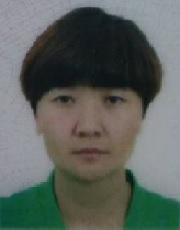
#> input picture Test/111.jpg, 180 x 230 px
$ jupyter execute --allow-errors Curves.ipynb
#> lines starting #> are read from the running program, lines starting #| are printed output that depends on the picture
[cell 1]
#!/usr/bin/python3
import os, cv2 #,matplotlib; matplotlib.use('Agg')
from pylab import * # import matplotlib & numpy

# Create Normalized Curve:
def Curve(tp, p, t): # normalized curve
    s1 = p[2] * np.sin((p[0]*t+p[1])*np.pi);
    s2 = p[5] * np.sin((p[3]*t+p[4])*np.pi); no = 0; # noise
    if type(tp) != str: # add extra noise when tp<0 for "sps"
        no, tp = int(tp<0)*(np.random.rand(len(t))-0.5)/5, "sps";
    if "sps" in tp: return (s1 + s2)/(abs(p[2]) + abs(p[5])) + no
    if "sms" in tp: return (s1 * s2)/(abs(p[2]) * abs(p[5])) + no
    if len(p)>=9: s3 = p[8] * np.sin((p[6]*t+p[7])*np.pi)
    if "sss" in tp: return (s1 + s2 + s3)/(abs(p[2])+abs(p[5])+abs(p[8])) + no

# Get Random [linewidth, alpha] Pairs:
def LwAl(n=1, tp=1, dx=180): # random [linewidth, alpha] pair
    wa = np.random.rand(2*n); f = int(abs(tp)<5)*(dx/180-1)+1;
    wa[::2] = [round(f*(i+2),1) for i in wa[::2]] # linewidth
    wa[1::2] = [round(0.4*i+0.4,2) for i in wa[1::2]] # alpha
    if abs(tp) in (4,8): wa[::2] = round(1.2*f,1); # for tp=4
    return wa # type: np.array

# Rotate or Affine the Curve:
def RoAf(t, y, ra=0, af=None): # rotate or affine the curve
    if type(ra) != np.ndarray: # rotational angle -> matrix
        ra *= np.pi; ra = np.array([[cos(ra),-sin(ra)],[sin(ra),cos(ra)]])
    if type(af) == np.ndarray:   ra = ra.dot(af); # affine & rotate
    y = ra.dot(np.array([t,y])); # rotate/affine the curve
    return y[0,:], y[1,:] # t'=y[0,:], y'=y[1,:]

# Draw Curve with Annotation:
def DrawCu(tp, p=None, xi=0, dx=20, yo=0, A=1, ra=0, af=0, wa=[]): # draw curve
    if p==None or len(p)<6: # get curve parameters
        p = [round(2*i,2) for i in np.random.rand(9)]; p[2]=p[5]=p[8]=1
    t = np.linspace(xi, xi+2*dx, round(2*dx*(np.random.rand()+1)), endpoint=True);
    y = A * (Curve(tp,p,t) + yo); # vertically scale + translate
    t,y = RoAf(t-(xi+dx), y, ra, af); # horizontally adjust -> rotate/affine

    if len(wa)<2: wa = LwAl(1,tp,dx); # get [linewidth,alpha] pair
    an = str(tp)+": "+", ".join([str(i) for i in p])+"->"+", ".join([str(i) for i in wa])
    plot(t, y, color="k", lw=wa[0], alpha=wa[-1], label=an);
    return t, y, wa, p

[cell 2]
# Extract sps Cell Parameters:
def Paras(tp, dx, A, f): # Extract sps Cell Parameters
    tp = abs(tp); # add noise when tp<0
    if tp>4: tp -= 4; dx = 180; # keep sps Cell size
    yf = dx/180; # Cell Ratio: Amplitude scale as image width
    if tp==1: # Reticulate Pattern Type1
        A = 42*yf; f = 12/dx; p = [0.2*f, 3/8, 0.5, 0.8*f, 0, 0.8]
    elif tp==2: # Reticulate Pattern Type2
        A = 30*yf; f = 8/dx; p = [0.2*f, 3/8, 0.5, 0.8*f, 0, 0.75]
    elif tp==3: # Reticulate Pattern Type3
        A = 55*yf; f = 8/dx; p = [0.2*f, 3/8, 0.5, 0.8*f, 0, 0.8]
        f = np.array([[1,-0.5],[-0.15,1]]); # Affine Matrix for Type3
    elif tp==4: # Reticulate Pattern Type4
        A = 10*yf; f = 7.5/dx; p = [0.2*f, 3/8, 0.5, 0.8*f, 0, 0.8]
        f = np.array([[1.15,1.1],[-0.45,0.7]]); # Affine Matrix for Type4
    else: A *= yf; f /= dx; p = [0.2*f, 3/8, 0.5, 0.8*f, 0, 0.8-tp%0.2]
    return A, p, f

# Draw Reticulate Pattern Cell(sps):
def DrawCel(dx, yi=0, tp=1, ra=0, wa=[], A=42, f=12): # draw sps cell
    xi = round(dx*np.random.rand(),1);
    dy = round(0.2+(np.random.rand()-0.5)/10, 3);
    A,p1,f = Paras(tp,dx,A,f); # get sps Cell Parameters
    p2 = p1.copy(); p2[::-3] = [-i for i in p2[::-3]]

    t = np.linspace(xi, xi+2*dx, round(2*dx*(np.random.rand()+1)), endpoint=True);
    y1 = A * (Curve(tp,p1,t) + (yi+dy)); # vertically scale + trans
    y2 = A * (Curve(tp,p2,t) + (yi-dy)); # vertically scale + trans
    t -= xi+dx; t1,y1 = RoAf(t,y1,ra,f); t2,y2 = RoAf(t,y2,ra,f) # rotate/affine
    plot(t1, y1, color="b", lw=wa[0], alpha=wa[-1])
    plot(t2, y2, color="b", lw=wa[2], alpha=wa[-1])
    return [t1,y1, t2,y2]

# Draw Reticulate Pattern Cell(sps):
def DrawCell(dx, yi=0, tp=1, ra=0, wa=[], A=42, f=12): # draw sps cell
    xi = round(dx*np.random.rand(),1);
    dy = round(0.2+(np.random.rand()-0.5)/10, 3);
    A,p1,f = Paras(tp,dx,A,f); # get sps Cell Parameters
    p2 = p1.copy(); p2[::-3] = [-i for i in p2[::-3]]
    t1,y1,w1,p1 = DrawCu(tp, p1, xi, dx, yi+dy, A, ra, f, wa=wa[:])
    t2,y2,w2,p2 = DrawCu(tp, p2, xi, dx, yi-dy, A, ra, f, wa=wa[2:])
    return [t1,y1, t2,y2]

# Add Reticulate Net to Image:
def Add2Im(im, tp=None, ro=None, wa=None, gap=1.6, fun=DrawCell): # add to image
    if type(im)==str: im = imread(im) # load image
    n = im.shape; y,x = n[0],n[1]; n = y//20; # width & height
    if tp==None: tp = np.random.randint(-8,9); print("tp =",tp)
    if ro==None: ro = 2*np.random.rand()-1; # randomly rotate
    if wa==None or len(wa)<4: wa = LwAl(2,tp,x); # [lw,alpha]
    ofs = round(1.5*np.random.rand(), 2);
    gap = round(gap+(np.random.rand()-0.3)/10, 2); net = [];
    for i in range(2*n): net += fun(x, gap*(i-n)+ofs, tp, ro, wa=wa)
    subplots_adjust(left=0, right=1, bottom=0, top=1, hspace=0, wspace=0)
    imshow(im, extent=(-x/2,x/2,-y/2,y/2)); axis("off"); xticks([]); yticks([]);
    return net

# Save Image with Reticulate Net:
def Save2Im(im, out, tp=None, ro=None, wa=None, gap=1.6, ms=None):
    if type(im)==str: im = imread(im) # load image
    dpi = 72; n = im.shape; y,x = n[0],n[1]; # width & height
    figure(figsize=(x/dpi, y/dpi), dpi=dpi); # set figsize
    net = Add2Im(im, tp, ro, wa, gap); savefig(out, dpi=dpi);
    if ms != None: # output mask image
        if type(ms) != str: ms = "./Test/blank.png";
        imshow(imread(ms), extent=(-x/2,x/2,-y/2,y/2));
        out = out[:-4]+"_m.png"; savefig(out); im = cv2.imread(out, 0);
        ret,im = cv2.threshold(im, 250, 255, cv2.THRESH_BINARY_INV);
        cv2.imwrite(out, im, [int(cv2.IMWRITE_PXM_BINARY),1]);
    close("all"); return net

# Save Image with Reticulate Net:
def SaveIm(im, out, tp=None, ro=None, wa=None, gap=1.6, ms=None):
    if type(im)==str: im = imread(im) # load image
    n = im.shape; y,x = n[0],n[1]; n = y//20; # width & height
    if tp==None: tp = np.random.randint(-8,9); print("tp =",tp)
    if ro==None: ro = 2*np.random.rand()-1; # randomly rotate
    if wa==None or len(wa)<4: wa = LwAl(2,tp,x); # [lw,alpha]
    ofs = round(1.5*np.random.rand(), 2);
    gap = round(gap+(np.random.rand()-0.3)/10, 2); net = [];
    dpi = 72; figure(figsize=(x/dpi, y/dpi), dpi=dpi); axis("off");
    subplots_adjust(left=0, right=1, bottom=0, top=1, hspace=0, wspace=0)
    for i in range(2*n): net += DrawCell(x, gap*(i-n)+ofs, tp, ro, wa=wa)

    if ms != None: # output mask image
        xlim(-x/2,x/2); ylim(-y/2,y/2); ms = out[:-4]+"_m.png";
        savefig(ms, facecolor="w", dpi=dpi); tp = cv2.imread(ms, 0);
        gap,tp = cv2.threshold(tp, 250, 255, cv2.THRESH_BINARY_INV);
        cv2.imwrite(ms, tp, [int(cv2.IMWRITE_PXM_BINARY),1]);
    imshow(im, extent=(-x/2,x/2,-y/2,y/2)); savefig(out, dpi=dpi);
    close("all"); return net

# Batch to Save Images with Reticulate Net:
def Batch_SaveIm(org, tp=range(5,9), num=None, ms=None):
    out = lambda name,k: name[:-4]+"_"+str(k)+".jpg";
    if org[-1] != "/": org += "/"; # original image path
    dst = org.split("/"); dst[-2] += "2"; dst = "/".join(dst)
    if not os.path.exists(dst): os.mkdir(dst); # dst dir
    for i in os.listdir(org)[:1]: # loop subdirs of org dir
        if not os.path.exists(dst+i): os.mkdir(dst+i); # dst subdir
        os.chdir(dst+i); outlist = os.listdir(dst+i); # pwd = dst+i
        for im in os.listdir(org+i): # loop images in org subdir
            if num == None: tps = tp; # loop for all types
            else: tps = np.random.randint(tp.start, tp.stop, num);
            tps = [k for k in set(tps) if out(im,k) not in outlist]
            for k in tps: SaveIm(org+i+"/"+im, out(im,k), tp=k, ms=ms);

[cell 3]
# Random search paras:
figure(figsize=(16,3))
#> (the rest of this cell did not finish here and is left out)

[cell 4]
# Finetune paras of sps:
figure(figsize=(16,4))
# [26 lines of commented-out code are left out]
#> (the rest of this cell did not finish here and is left out)

p = [0.2, 3/8, -0.5, 0.8, 0.0, -0.8]; DrawCu("sps", p, yo=0) # Good
p = [0.2, 3/8, 0.5, 0.8, 0.0, 0.7]; DrawCu("sps", p, yo=-1.55) # Good
p = [0.2, 3/8, -0.5, 0.8, 0.0, -0.7]; DrawCu("sps", p, yo=-2) # Good
legend(loc='lower right'); show()

[cell 5]
# Finetune paras of sss:
figure(figsize=(16,3))
#p = [1.0, 0.0, 1, 1.2, 0.5, 1, 0.05, 0.0, 0.2]; DrawCu("sss", p, yo=2)
#p = [1.0, 0.0, 1, 1.2, 0.5, 1, 0.05, 0.35, 1]; DrawCu("sss", p, yo=0)
#p = [1.0, 0.0, 1, 1.2, 1.5, 0.3, 0.02, 0.35, 0.6]; DrawCu("sss", p, yo=2)
#> (the rest of this cell did not finish here and is left out)

p = [0.2, 3/8, 0.7, 0.8, 0, 1, 0.2, 11/8, 0.3]; DrawCu("sss", p, yo=0.2)
#p = [0.2, 3/8, -0.7, 0.8, 0, -1, 0.2, 11/8, -0.3]; DrawCu("sss", p, yo=0)
legend(loc='lower right'); show()

[cell 6]
# Search paras for Type3:
figure(figsize=(16,3))
#> (the rest of this cell did not finish here and is left out)

p = [0.1, 0, 2, 1.5, 0, -0.4]; DrawCu("sps", p, yo=0.1)
legend(loc='lower right'); show()

[cell 7]
# Test Rotations:
figure(figsize=(8,3)); wa = [3,0.4, 2,0.5];
subplot(1,2,1);
for i in range(5): DrawCel(60, (i-3)*1.5, 0, 0.6, wa, f=8)
subplot(1,2,2);
for i in range(5): DrawCell(60, (i-3)*1.5, 0, 0.6, wa, f=8)
show()
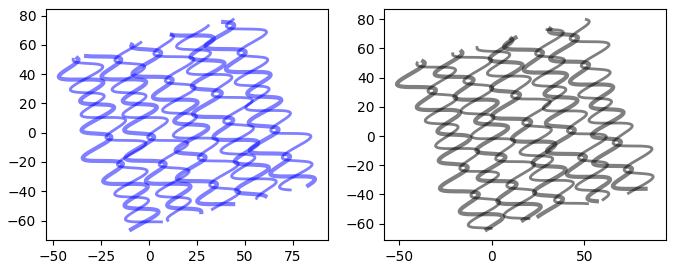
#> figure drawn by matplotlib, 2 panels

[cell 8]
# Test Affine:
figure(figsize=(12,3)); wa = [3,0.4, 2,0.4];
ro = np.array([[1,0],[0,1]]);
af1 = np.array([[1,0.8],[0,1]]);
af2 = np.array([[1,0],[0.3,1]]);
subplot(1,3,1); DrawCel(40, 0, 0, ro, wa, f=6);
subplot(1,3,2); DrawCel(40, 0, 0, af1, wa, f=6);
subplot(1,3,3); DrawCell(40, 0, 0, af2, wa, f=6);
show()
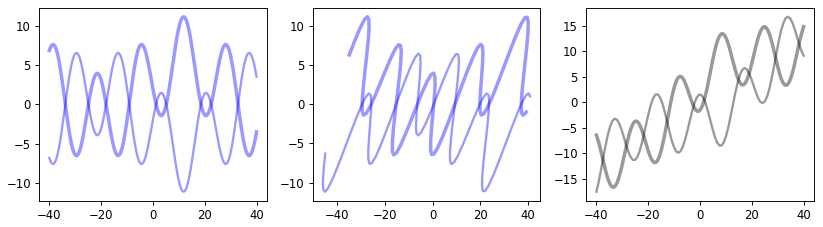
#> figure drawn by matplotlib, 3 panels; panel 1: curve peaks at x = 11.92, y = 11.11; panel 1: curve peaks at x = -13.51, y = 6.53; panel 3: curve peaks at x = 40, y = 14.85; panel 3: curve peaks at x = 33.85, y = 16.79

[cell 9]
# Test Type1:
figure(figsize=(7.25,6))

wa = [2.2,0.4, 3,0.4];
im = imread("./Test/111.jpg");
#> im is the input picture: shape (230, 180, 3); mean R, G, B 91.8, 98.5, 93.2
im2 = imread("./Test/N1.1.jpg");
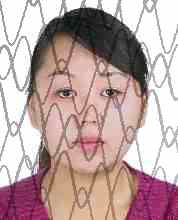
#> input picture Test/N1.1.jpg, 178 x 220 px
#> im2 is the input picture: shape (220, 178, 3); mean R, G, B 187, 162.6, 161.6
subplot(2,3,1); imshow(im); axis("off"); title("From ID");
subplot(2,3,2); Add2Im(im, tp=1, ro=0.0, wa=wa); title("Our Net");
subplot(2,3,3); imshow(im2); axis("off"); title("Original");

wa = [3,0.6, 3,0.6];
im = imread("./Test/222.jpg");
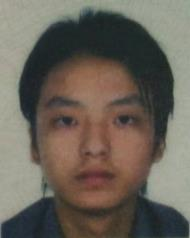
#> input picture Test/222.jpg, 190 x 238 px
#> im is the input picture: shape (238, 190, 3); mean R, G, B 105.8, 98.6, 88.6
im2 = imread("./Test/N1.2.jpg");
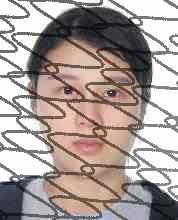
#> input picture Test/N1.2.jpg, 178 x 220 px
#> im2 is the input picture: shape (220, 178, 3); mean R, G, B 167.7, 156, 152.3
subplot(2,3,4); imshow(im); axis("off");
subplot(2,3,5); Add2Im(im, tp=1, ro=0.4, wa=wa);
subplot(2,3,6); imshow(im2); axis("off");

savefig("./Test/out1.jpg"); show()
#> after `savefig('./Test/out1.jpg')`:
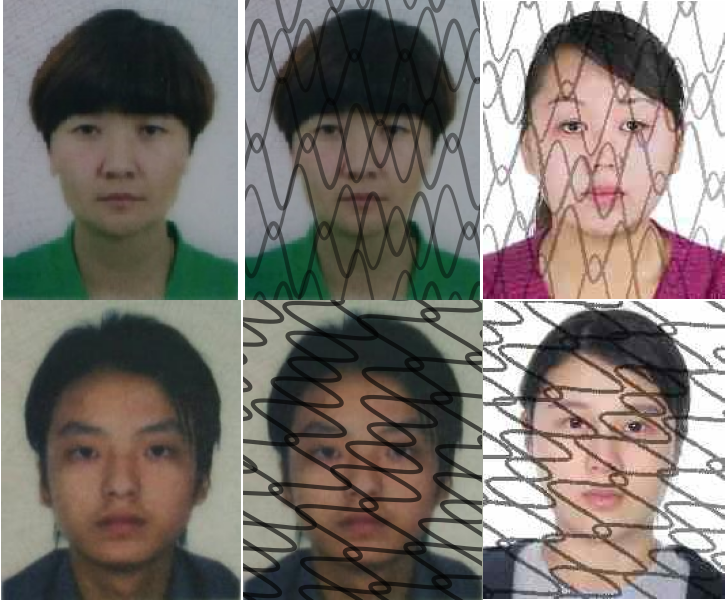
#> figure drawn by matplotlib, 6 panels

[cell 10]
# Test Type2:
figure(figsize=(7.25,6))

wa = [2.5,0.5, 3,0.4];
im = imread("./Test/111.jpg");
im2 = imread("./Test/N2.1.jpg");
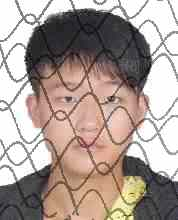
#> input picture Test/N2.1.jpg, 178 x 220 px
#> im2 is the input picture: shape (220, 178, 3); mean R, G, B 169.7, 155.2, 148.2
subplot(2,3,1); imshow(im); axis("off"); title("From ID");
subplot(2,3,2); Add2Im(im, tp=2, ro=-0.03, wa=wa, gap=1.6); title("Our Net");
subplot(2,3,3); imshow(im2); axis("off"); title("Original");

wa = [2.2,0.7, 2.8,0.6];
im = imread("./Test/222.jpg");
#> (the rest of this cell did not finish here and is left out)

[cell 11]
# Test Type3:
figure(figsize=(7.25,6));

wa = [3,0.6, 2.2,0.6];
im = imread("./Test/111.jpg");
#> (the rest of this cell did not finish here and is left out)

[cell 12]
# Test Type4:
figure(figsize=(7.25,6));

im = imread("./Test/111.jpg");
#> (the rest of this cell did not finish here and is left out)

[cell 13]
# Test Save2Im:
org = "./FacePic/WebFace";
#> (the rest of this cell did not finish here and is left out)


[cell 14]
im = cv2.imread("./Test/000.jpg");
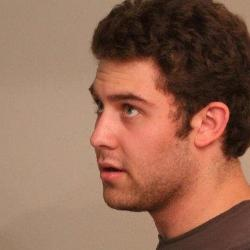
#> input picture Test/000.jpg, 250 x 250 px
#> im is the input picture: shape (250, 250, 3); mean B, G, R 84.1, 104.5, 147.3
cv2.imshow("test",im); cv2.waitKey(0); im.shape
for i,j in zip("dsadsa","huje"): print(i,j)
